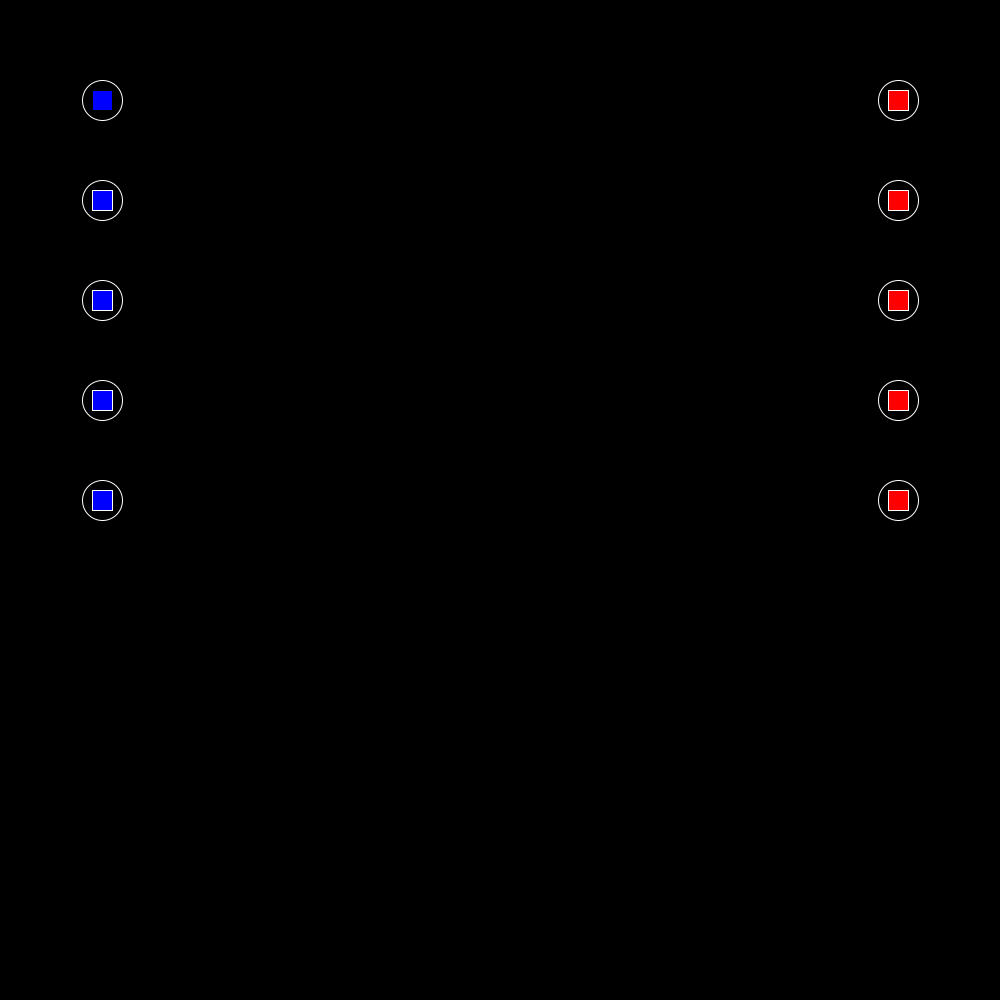
Frame 1 (no input)
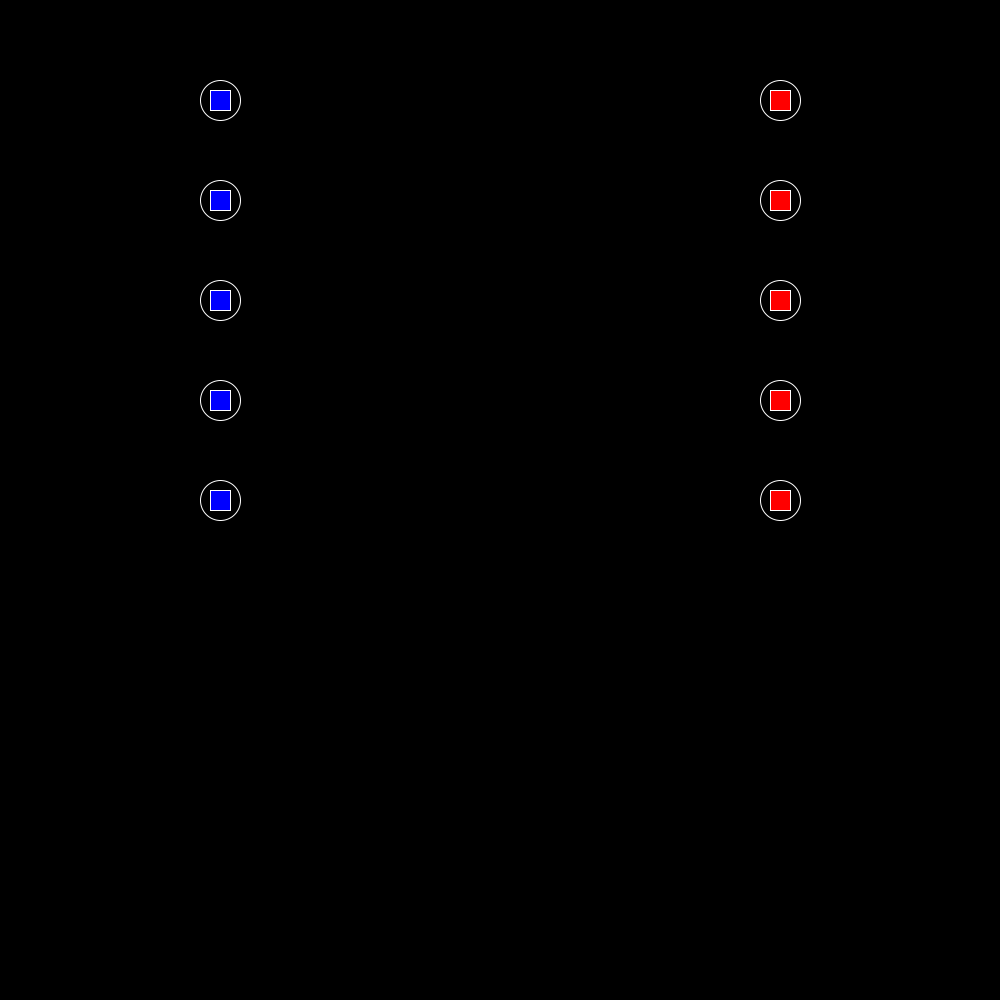
Frame 60 (the mouse pressed at the canvas centre just before this capture)
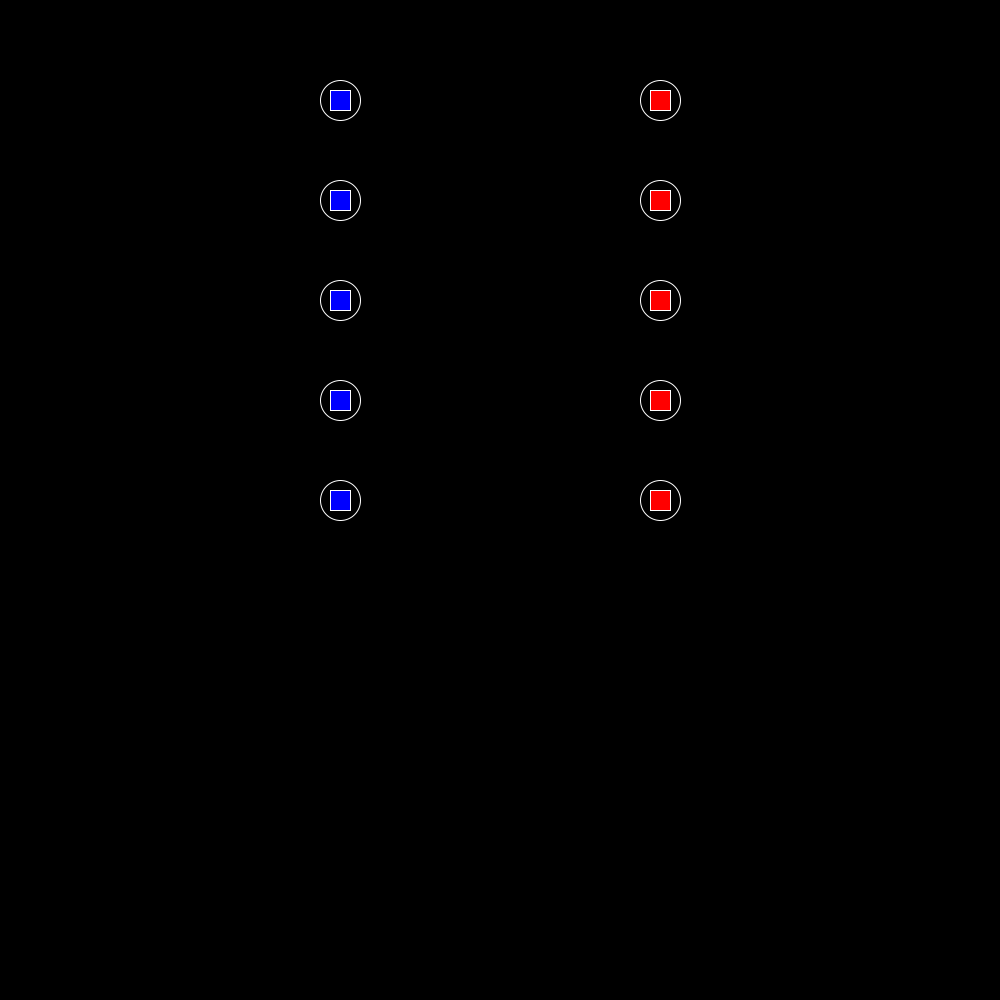
Frame 120 (the mouse held since frame 60 and released just before this capture)

The Processing sketch that drew these frames (run headless with seeded random() and noise(); from frame 60 on, the mouse is pressed at the canvas centre):

// Processing sketch: Emc_version01
// ── Emc_version01.pde
import java.util.Random;
import java.util.List;
import java.util.LinkedList;
Random ran = new Random();
Soldier[] teamA;
int teamACount = 5; // number of soldiers on teamA
int teamBCount =5; // number of soldiers on teamB
Soldier[] teamB;
void setup() {
  frameRate(60);
  size(1000, 1000);
  // set up teamA
  teamA = new Soldier[teamACount];
  for (int i = 0; i < teamACount; i++) {
    teamA[i] = new Soldier(i+1, 100, 100*(i+1), 0, teamAColor);
  }
  teamB = new Soldier[teamBCount];
  for (int i = 0; i < teamBCount; i++) {
    teamB[i] = new Soldier(i, 900, 100*(1+i), 0, teamBColor);
  }
}
void draw() {
  background(0);
  // generate list of alive characters
  List<Soldier> alive = generateAlive(teamA, teamB);
  List<Soldier> AAlive = generateTeamAlive(teamA);
  List<Soldier> BAlive = generateTeamAlive(teamB);
  // display team A
  runTurn(AAlive,alive,BAlive);
  //display team B
  runTurn(BAlive,alive,AAlive);
}

// ── Soldier_version01.pde
import java.util.Random;
import java.util.List;
import java.util.LinkedList;
Random rand = new Random();
color teamAColor = color(0, 0, 255);
color teamBColor = color(255, 0, 0);
color deadColor = color(255, 255, 0);
color hitColor = color(255, 255, 255);
class Soldier {
  Position pos;
  int id;
  float facing; // in radians
  float health = 100; //
  float speed = 2; // 
  color teamColor;
  String action="waiting"; 
  boolean inAttackRange;
  float attackRange=20;
  Soldier closestEnemy;
  Soldier(int id, float startingX, float startingY, float startingDirection, color teamColor_) {
    pos=new Position(startingX, startingY);
    facing=startingDirection;
    teamColor=teamColor_;
  }
  void display() {
    pushMatrix();
    translate(pos.x, pos.y);
    rotate(facing);
    fill(teamColor);
    rect(-10, -10, 20, 20);
    noFill();
    stroke(255);
    circle(0, 0, attackRange*2);
    popMatrix();
  }
  void MoveTo(float x, float y) {
    float diffX = x-pos.x;
    float diffY = y-pos.y;
    float angle = atan2(diffX, diffY);
    pos.y += speed*cos(angle);
    pos.x += speed*sin(angle);
  }
  String DecideNextAction() {
    return"not implimented";
  }
  Boolean IsInstantAction() {
    return false;
  }
  void PerfomAction(String Action) {
  }
  void setClosestEnemy(List<Soldier> alive) {
    float closestDistance=width*height;
    for (Soldier soldier : alive) {
      if (soldier!= this) {
        float distance = dist(pos.x, pos.y, soldier.pos.x, soldier.pos.y);
        if (distance<closestDistance) {
          closestDistance = distance;
          closestEnemy=soldier;
        }
      }
    }
  }
  void PreventOverlap(List<Soldier> alive) {
    for (Soldier soldier : alive) {
      // check isnt the same entity
      if (soldier != this) {
        //check if x coordingates are 'touching'
        if (abs(pos.x-soldier.pos.x)<10 & abs(pos.y-soldier.pos.y)<10) {
          pos.x+=(pos.x-soldier.pos.x);
          pos.y+=(pos.y-soldier.pos.y);
        }
      }
    }
  }
  boolean checkAttackRange(List<Soldier> oppositeTeam) {
    if (dist(pos.x, pos.y, closestEnemy.pos.x, closestEnemy.pos.y)<attackRange) {
      return true;
    } else {
      return false;
    }
  }
  void attack(Soldier enemy){
    enemy.RecieveDamage(20);
  }
  void RecieveDamage(float damage){
    health-=damage;
  }
}
class Position {
  float x;
  float y;
  Position(float x_, float y_) {
    x = x_;
    y = y_;
  }
}
List<Soldier> generateAlive(Soldier[] aTeam, Soldier[] bTeam) {
  List<Soldier> alive = new LinkedList();
  for (Soldier soldier : aTeam) {
    if (soldier.health>0) {
      alive.add(soldier);
    }
  }
  for (Soldier soldier : bTeam) {
    if (soldier.health>0) {
      alive.add(soldier);
    }
  }
  return alive;
}
List<Soldier> generateTeamAlive(Soldier[] team) {
  List<Soldier> alive = new LinkedList();
  for (Soldier soldier : team) {
    if (soldier.health>0) {
      alive.add(soldier);
    }
  }
  return alive;
}
void runTurn(List<Soldier> team, List<Soldier> alive, List<Soldier> oppositeTeamAlive) {
  for (Soldier soldier : team) {   
    soldier.setClosestEnemy(oppositeTeamAlive);
    boolean inAttackRange=soldier.checkAttackRange(oppositeTeamAlive);
    if (inAttackRange) {
      soldier.attack(soldier.closestEnemy);
      soldier.display();
    } else {
      soldier.MoveTo(soldier.closestEnemy.pos.x, soldier.closestEnemy.pos.y);
      soldier.PreventOverlap(alive);
      soldier.display();
    }
  }
}

// ── read_me.pde
/* this version is the basic.
the two sides are in a line and move to the closest enemy
once within a range they attack eachother
since red alwasy acts first they always win every 1 vs 1 engagement 
*/
